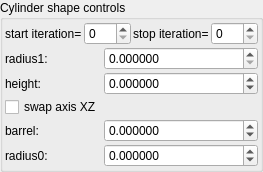
    <widget class="QGroupBox" name="groupBox_7">
     <property name="title">
      <string>Cylinder shape controls</string>
     </property>
     <layout class="QVBoxLayout" name="verticalLayout_9" stretch="0,0">
      <property name="spacing">
       <number>2</number>
      </property>
      <property name="leftMargin">
       <number>2</number>
      </property>
      <property name="topMargin">
       <number>2</number>
      </property>
      <property name="rightMargin">
       <number>2</number>
      </property>
      <property name="bottomMargin">
       <number>2</number>
      </property>
      <item>
       <layout class="QHBoxLayout" name="horizontalLayout_6" stretch="0,1,0,1">
        <property name="topMargin">
         <number>0</number>
        </property>
        <item>
         <widget class="QLabel" name="label_79">
          <property name="text">
           <string>start iteration=</string>
          </property>
          <property name="wordWrap">
           <bool>true</bool>
          </property>
         </widget>
        </item>
        <item>
         <widget class="MySpinBox" name="spinboxInt_transf_start_iterations">
          <property name="sizePolicy">
           <sizepolicy hsizetype="Minimum" vsizetype="Maximum">
            <horstretch>0</horstretch>
            <verstretch>0</verstretch>
           </sizepolicy>
          </property>
          <property name="minimum">
           <number>0</number>
          </property>
          <property name="maximum">
           <number>999</number>
          </property>
          <property name="value">
           <number>0</number>
          </property>
         </widget>
        </item>
        <item>
         <widget class="QLabel" name="label_64">
          <property name="text">
           <string>stop iteration=</string>
          </property>
          <property name="wordWrap">
           <bool>true</bool>
          </property>
         </widget>
        </item>
        <item>
         <widget class="MySpinBox" name="spinboxInt_transf_stop_iterations">
          <property name="sizePolicy">
           <sizepolicy hsizetype="Preferred" vsizetype="Maximum">
            <horstretch>0</horstretch>
            <verstretch>0</verstretch>
           </sizepolicy>
          </property>
          <property name="maximum">
           <number>999</number>
          </property>
         </widget>
        </item>
       </layout>
      </item>
      <item>
       <layout class="QGridLayout" name="gridLayout_32" columnstretch="0,1">
        <property name="spacing">
         <number>2</number>
        </property>
        <item row="1" column="0">
         <widget class="QLabel" name="label_9">
          <property name="text">
           <string>radius1:</string>
          </property>
         </widget>
        </item>
        <item row="1" column="1">
         <widget class="MyDoubleSpinBox" name="spinbox_transf_radius_1">
          <property name="sizePolicy">
           <sizepolicy hsizetype="Minimum" vsizetype="Maximum">
            <horstretch>0</horstretch>
            <verstretch>0</verstretch>
           </sizepolicy>
          </property>
          <property name="prefix">
           <string/>
          </property>
          <property name="suffix">
           <string/>
          </property>
          <property name="decimals">
           <number>6</number>
          </property>
          <property name="minimum">
           <double>0.000000000000000</double>
          </property>
          <property name="maximum">
           <double>99.998999999999995</double>
          </property>
          <property name="singleStep">
           <double>0.100000000000000</double>
          </property>
         </widget>
        </item>
        <item row="2" column="0" rowspan="2">
         <widget class="QLabel" name="label_11">
          <property name="text">
           <string>height:</string>
          </property>
         </widget>
        </item>
        <item row="4" column="0">
         <widget class="MyCheckBox" name="checkBox_transf_function_enabledSw_false">
          <property name="text">
           <string>swap axis XZ</string>
          </property>
         </widget>
        </item>
        <item row="5" column="0" rowspan="2">
         <widget class="QLabel" name="label_15">
          <property name="text">
           <string>barrel:</string>
          </property>
         </widget>
        </item>
        <item row="5" column="1" rowspan="2">
         <widget class="MyDoubleSpinBox" name="spinbox_transf_scale_0">
          <property name="sizePolicy">
           <sizepolicy hsizetype="Minimum" vsizetype="Maximum">
            <horstretch>0</horstretch>
            <verstretch>0</verstretch>
           </sizepolicy>
          </property>
          <property name="prefix">
           <string/>
          </property>
          <property name="suffix">
           <string/>
          </property>
          <property name="decimals">
           <number>6</number>
          </property>
          <property name="minimum">
           <double>-100000.000000000000000</double>
          </property>
          <property name="maximum">
           <double>100000.000000000000000</double>
          </property>
          <property name="singleStep">
           <double>0.100000000000000</double>
          </property>
         </widget>
        </item>
        <item row="2" column="1" rowspan="2">
         <widget class="MyDoubleSpinBox" name="spinbox_transf_offsetA_1">
          <property name="sizePolicy">
           <sizepolicy hsizetype="Minimum" vsizetype="Maximum">
            <horstretch>0</horstretch>
            <verstretch>0</verstretch>
           </sizepolicy>
          </property>
          <property name="prefix">
           <string/>
          </property>
          <property name="suffix">
           <string/>
          </property>
          <property name="decimals">
           <number>6</number>
          </property>
          <property name="minimum">
           <double>-99.998999999999995</double>
          </property>
          <property name="maximum">
           <double>99.998999999999995</double>
          </property>
          <property name="singleStep">
           <double>0.100000000000000</double>
          </property>
         </widget>
        </item>
        <item row="7" column="0" rowspan="3">
         <widget class="QLabel" name="label_14">
          <property name="text">
           <string>radius0:</string>
          </property>
         </widget>
        </item>
        <item row="7" column="1" rowspan="3">
         <widget class="MyDoubleSpinBox" name="spinbox_transf_offsetR_0">
          <property name="sizePolicy">
           <sizepolicy hsizetype="Minimum" vsizetype="Maximum">
            <horstretch>0</horstretch>
            <verstretch>0</verstretch>
           </sizepolicy>
          </property>
          <property name="prefix">
           <string/>
          </property>
          <property name="suffix">
           <string/>
          </property>
          <property name="decimals">
           <number>6</number>
          </property>
          <property name="minimum">
           <double>-100000.000000000000000</double>
          </property>
          <property name="maximum">
           <double>100000.000000000000000</double>
          </property>
          <property name="singleStep">
           <double>0.100000000000000</double>
          </property>
         </widget>
        </item>
       </layout>
      </item>
     </layout>
    </widget>
